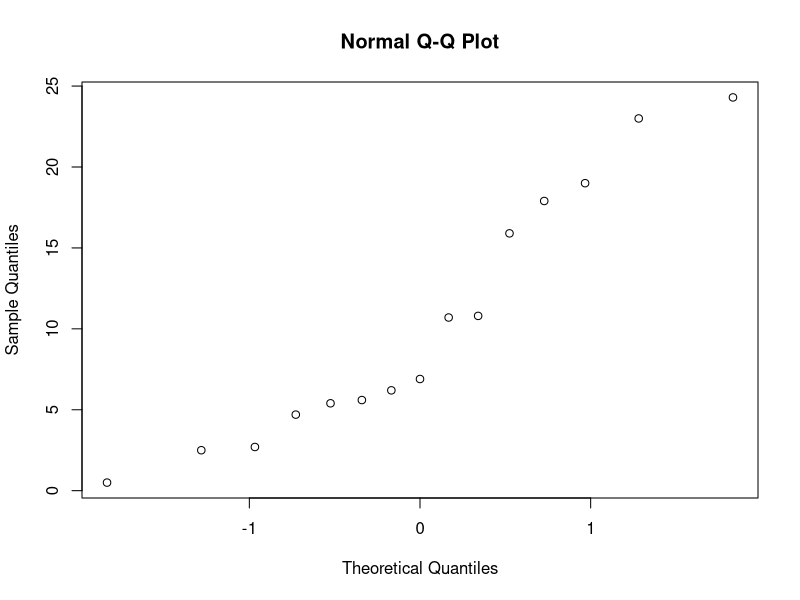
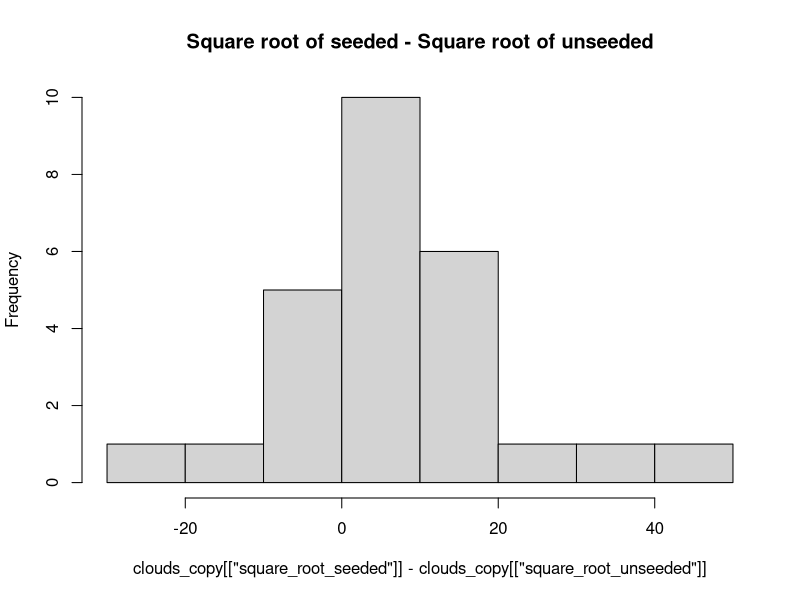
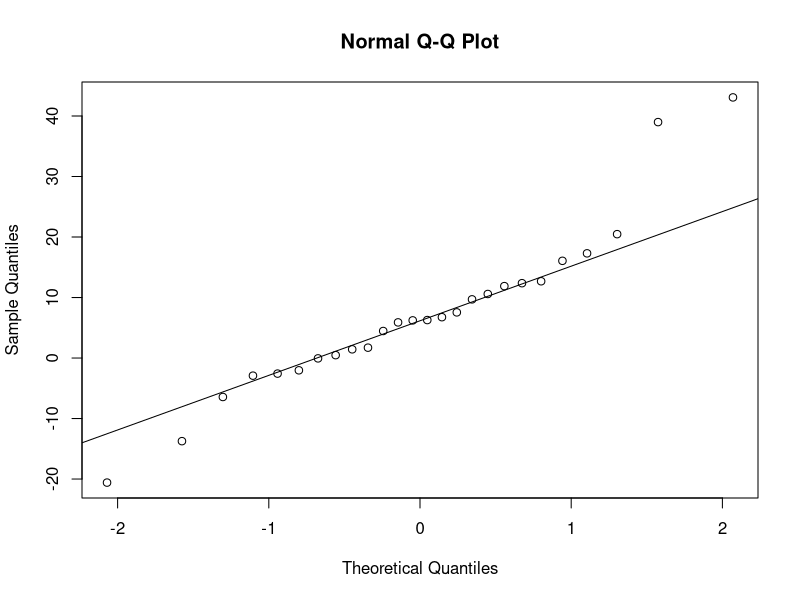
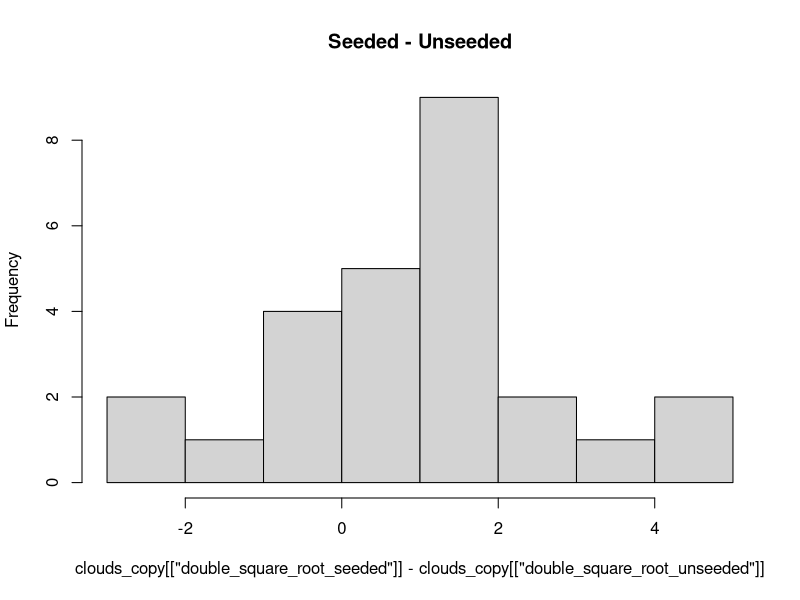
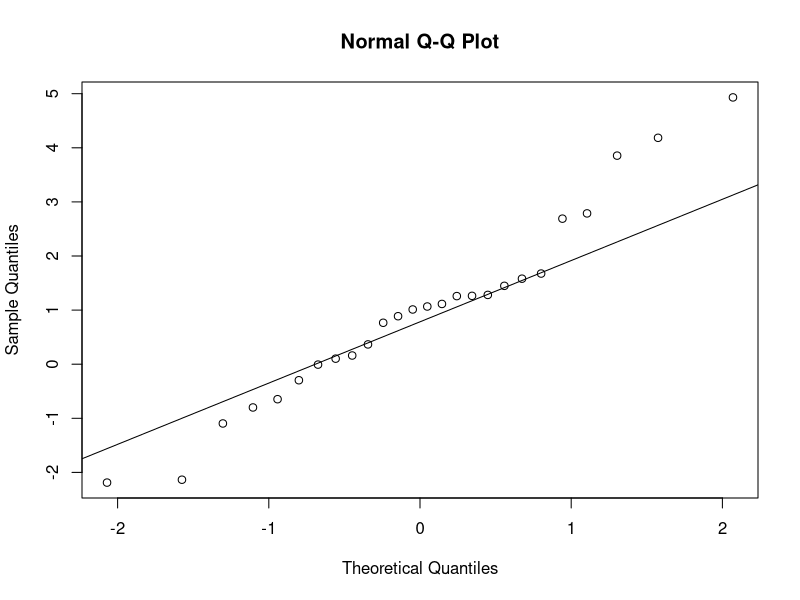
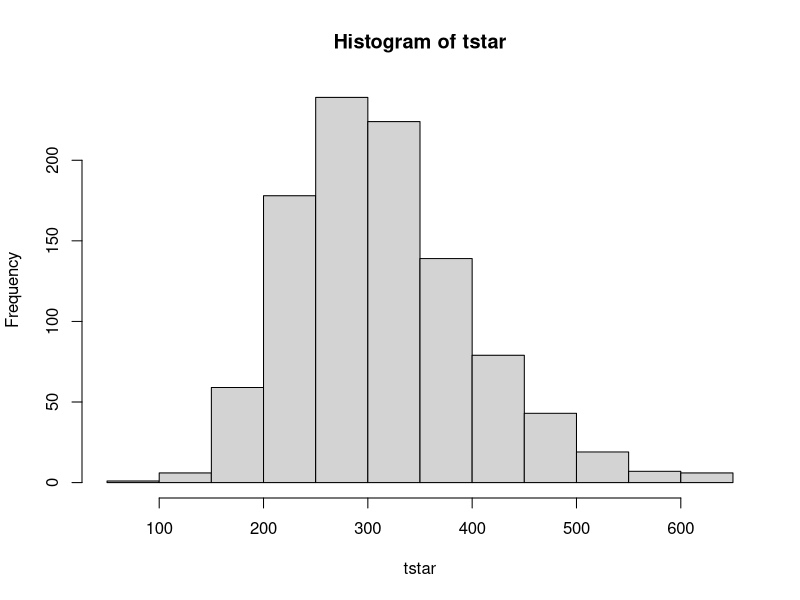
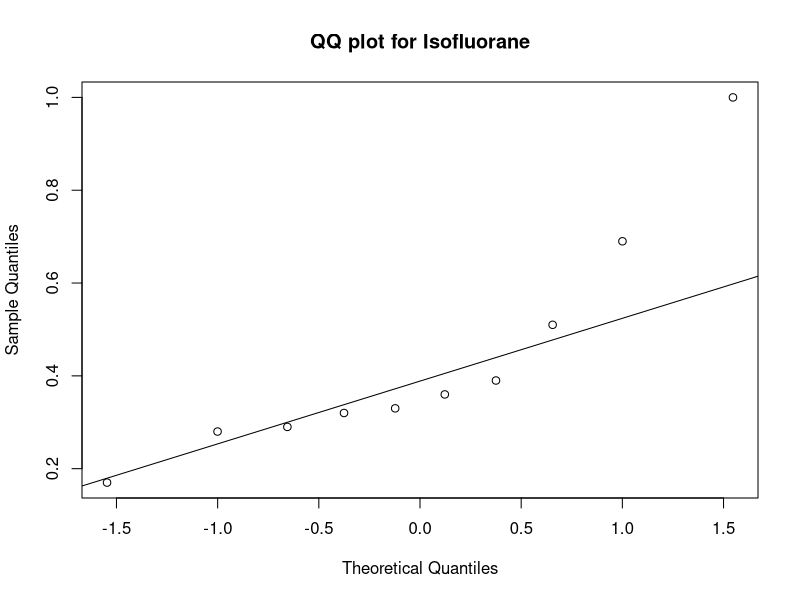
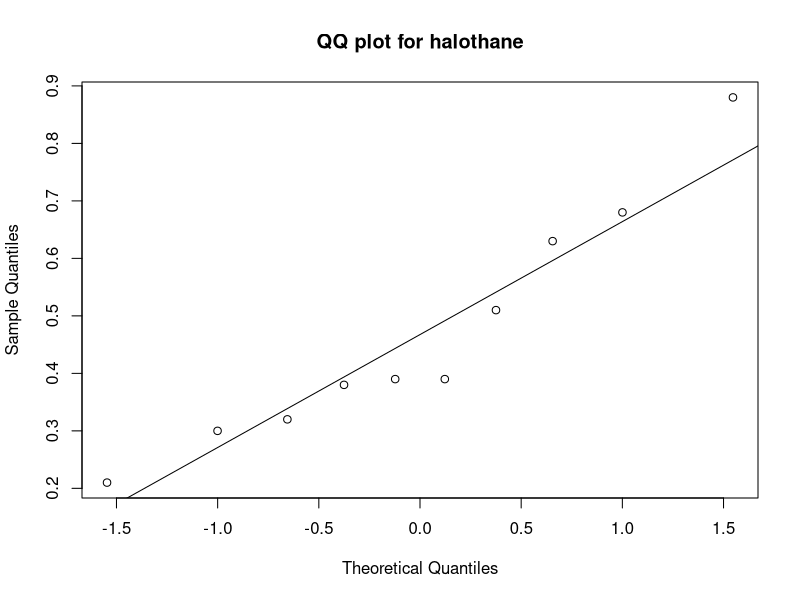

The R script that drew these images, in order:
## ---- chunk 1
knitr::opts_chunk$set(echo = TRUE)
## ---- chunk 2
waiting_times <- c(5.4, 17.9, 19.0, 0.5, 15.9, 2.7, 6.2, 2.5, 4.7, 6.9, 10.8, 24.3, 5.6, 23.0, 10.7)
mu <- mean(waiting_times)
sigma <- sd(waiting_times)
qqnorm(waiting_times)

## ---- chunk 3
shapiro.test(waiting_times)
## ---- chunk 4
n <- length(waiting_times)

alpha <- 0.015
za <- qnorm(1-alpha)
ci <- c(mu -(za/2)*(sigma/sqrt(n)), mu + (za/2)*(sigma/sqrt(n)))
print(ci)

## ---- chunk 5
za2 <- qnorm(1-alpha/2)
n_minimum <- (za2^2*sigma^2)/1
print(n_minimum)
## ---- chunk 6

B = 1000
Tstar = numeric(B)
for(i in 1:B){
  Xstar <- sample(waiting_times, replace = TRUE)
  Tstar[i] <- mean(Xstar)}
Tstar015 <- quantile(Tstar, 0.015)
Tstar985 <- quantile(Tstar, 0.985)
sum(Tstar <Tstar015)
boodstrap <- c(2*mu-Tstar985,2*mu-Tstar015)
print(boodstrap)
## ---- chunk 7
ttest = t.test(waiting_times,mu=15,alt="less")
print(ttest)
n = 10
binom.test(sum(waiting_times<15), n)
## ---- chunk 8
B=1000
n<-length(waiting_times)
psign<-numeric(B)
pttest<-numeric(B)
for(i in 1:B) {
  x = sample(waiting_times, replace = TRUE)
  pttest[i]<-t.test(x, mu=13)[[3]] ## extract p-value
  psign[i]<-binom.test(sum(x=13), n, p=0.5)[[3]]
}
sum(psign<0.05)/B
sum(pttest<0.05)/B

for(i in 1:B) {
  x = sample(waiting_times, replace = TRUE)
  pttest[i]<-t.test(x, mu=14)[[3]] ## extract p-value
  psign[i]<-binom.test(sum(x=14), n, p=0.5)[[3]]
}
sum(psign<0.05)/B
sum(pttest<0.05)/B
## ---- chunk 9
clouds <- read.csv("clouds.txt", sep="")
is.data.frame(clouds)
clouds_copy <- data.frame(clouds)
clouds_copy$square_root_seeded ='^'(clouds_copy$seeded,1/2)
clouds_copy$square_root_unseeded ='^'(clouds_copy$unseeded,1/2)
clouds_copy$double_square_root_seeded='^'(clouds_copy$square_root_seeded,1/2)
clouds_copy$double_square_root_unseeded='^'(clouds_copy$square_root_unseeded,1/2)
#View(clouds_copy)

## ---- chunk 10
# FOR NORMALITY CHECK
hist(clouds_copy[['square_root_seeded']] - clouds_copy[['square_root_unseeded']],main="Square root of seeded - Square root of unseeded")

## ---- chunk 11
# FOR NORMALITY CHECK
qqnorm(clouds_copy[['square_root_seeded']]-clouds_copy[['square_root_unseeded']]); qqline(clouds_copy[['square_root_seeded']]-clouds_copy[['square_root_unseeded']])
## ---- chunk 12
# T-test for two paired samples - root
t.test(clouds_copy[['square_root_seeded']],clouds_copy[['square_root_unseeded']],paired=TRUE)

## ---- chunk 13
## Mann-Whitnney Test
wilcox.test(clouds_copy[['square_root_seeded']],clouds_copy[['square_root_unseeded']])
## ---- chunk 14
## kolmogorov - smirnov Test
ks.test(clouds_copy[['square_root_seeded']],clouds_copy[['square_root_unseeded']])
# p-value is less than 0.05 therefore, H0  rejected

## ---- chunk 15
# FOR NORMALITY CHECK
hist(clouds_copy[['double_square_root_seeded']]-clouds_copy[['double_square_root_unseeded']],main='Seeded - Unseeded')

## ---- chunk 16
# FOR NORMALITY CHECK
qqnorm(clouds_copy[['double_square_root_seeded']]-clouds_copy[['double_square_root_unseeded']])
qqline(clouds_copy[['double_square_root_seeded']]-clouds_copy[['double_square_root_unseeded']])
## ---- chunk 17
# T-test for two paired samples - double root
t.test(clouds_copy[['double_square_root_seeded']],clouds_copy[['double_square_root_unseeded']],paired=TRUE)
## ---- chunk 18
## Mann-Whitnney Test
wilcox.test(clouds_copy[['double_square_root_seeded']],clouds_copy[['double_square_root_unseeded']])
## ---- chunk 19
## kolmogorov - smirnov Test
ks.test(clouds_copy[['double_square_root_seeded']],clouds_copy[['double_square_root_unseeded']])

## ---- chunk 20
#Calculate the  mean
mean_estimator = mean(clouds$seeded)
std_dev_estimator = sd(clouds$seeded)
n = 26
sqrt(n)
t_0.025 = 2.05954 
c_i_lower = mean_estimator - t_0.025*std_dev_estimator/sqrt(n)
c_i_upper = mean_estimator + t_0.025*std_dev_estimator/sqrt(n)
c_i_lower
c_i_upper

## ---- chunk 21
t.test(clouds[['seeded']],mu = 0)
estimator_lambda = 1/mean_estimator
ci_lower = 1/704.8432
ci_upper = 1/179.1260
estimator_lambda
ci_lower
ci_upper
## ---- chunk 22
T = median(clouds[['seeded']])
T
B=1000
tstar=numeric(B)
n=26

for (i in 1:B){
  xstar=rexp(n,estimator_lambda)
  tstar[i]=median(xstar)}
hist(tstar)


## ---- chunk 23
pl=sum(tstar<T)/B; pr=sum(tstar>T)/B; p=2*min(pl,pr)
pl;pr;p
## ---- chunk 24
## kolmogorov - smirnov Test
ks.test(x = clouds[['seeded']], y = "pexp", rate = estimator_lambda)
## ---- chunk 25
# Left tailed
# null hypothesis : median >= 300
# Alternate : median < 300
n = 26
x = sum(clouds[['seeded']] < 300 )
x
binom.test(x,n,p=0.5,alt="less")
## ---- chunk 26
num_less_30 = sum(clouds[['seeded']] < 30 )
n=26
binom.test(num_less_30,n,p=0.25,alternative="less")
## ---- chunk 27
dogs <- read.csv("dogs.txt", sep="")
is.data.frame(dogs)
## ---- chunk 28
# FOR NORMALITY CHECK
qqnorm(dogs[,1], main="QQ plot for Isofluorane"); qqline(dogs[,1])
## ---- chunk 29
shapiro.test(dogs[,1])
## ---- chunk 30
qqnorm(dogs[,2], main="QQ plot for halothane"); qqline(dogs[,2])

## ---- chunk 31
shapiro.test(dogs[,2])
## ---- chunk 32
qqnorm(dogs[,3],main = "QQ plot for cyclopropane"); qqline(dogs[,3])
## ---- chunk 33
shapiro.test(dogs[,3])
## ---- chunk 34
## correlation isofluorane and halothane
cor.test(dogs[['isofluorane']],dogs[['halothane']],method="spearman")

## ---- chunk 35
qqnorm(dogs[,1]-dogs[,2] , main = "QQ plot for (Isofluorane - Halothane)")
qqline(dogs[,1]-dogs[,2])
## ---- chunk 36
shapiro.test(dogs[,1]-dogs[,2])
## ---- chunk 37
t.test(dogs[,1],dogs[,2],paired=TRUE)
## ---- chunk 38
boxplot(dogs[,1],dogs[,2],names=c("isoflurane","halothane"))

## ---- chunk 39
mystat=function(x,y) {mean(x-y)}
B=1000; tstar=numeric(B)
for (i in 1:B) {
  dogstar=t(apply(cbind(dogs[,1],dogs[,2]),1,sample))
  tstar[i]=mystat(dogstar[,1],dogstar[,2]) }

myt=mystat(dogs[,1],dogs[,2])
#myt
hist(tstar)

## ---- chunk 40
pl=sum(tstar<myt)/B
pr=sum(tstar>myt)/B
p=2*min(pl,pr)
p
## ---- chunk 41
dogsframe=data.frame(yield=as.vector(as.matrix(dogs)),variety=factor(rep(1:3,each=10)))

is.factor(dogsframe$variety); is.numeric(dogsframe$variety)

dogsanova=lm(yield~variety,data=dogsframe)
anova(dogsanova)
## ---- chunk 42
qqnorm(residuals(dogsanova),main = "QQ plot of estimated erros") 
## ---- chunk 43
plot(fitted(dogsanova),residuals(dogsanova))
## ---- chunk 44

#isoflurane
mean(dogs[,1])
#halothane
mean(dogs[,2])
#cyclopropane
mean(dogs[,3])

## ---- chunk 45
kruskal.test(yield~variety,data=dogsframe)
## ---- chunk 46
cream <- read.csv("cream.txt", sep="")
is.vector(cream$acidity)

cream$batch = as.factor(cream$batch)
cream$position = as.factor(cream$position)
cream$starter = as.factor(cream$starter)

creamanov = lm(acidity~batch+position+starter,data=cream)
anova(creamanov)
summary(creamanov)
## ---- chunk 47
creamanov = lm(acidity~batch+starter,data=cream)
anova(creamanov)
summary(creamanov)
## ---- chunk 48
friedman.test(cream$acidity, cream$batch, cream$starter,data=cream)
## ---- chunk 49
library(lme4)
creamlmer = lmer(acidity~(1|batch)+starter,data=cream, REML=FALSE)
summary(creamlmer)
creamlmer1 = lmer(acidity~(1|batch),data=cream, REML=FALSE)
anova(creamlmer, creamlmer1)
